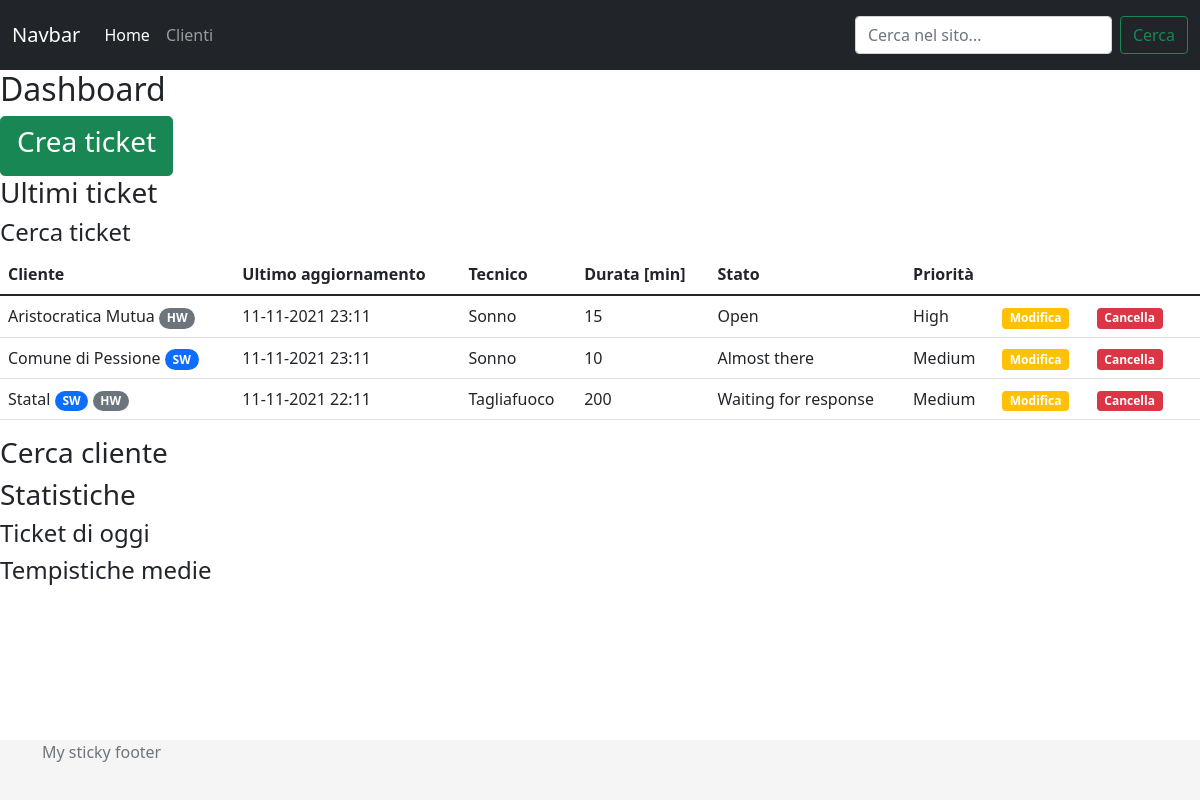
The page / on the database its author committed.
### hotline/models.py (models this page shows, shortened)
class ticket(models.Model):
    customer_id = models.ForeignKey('customer', on_delete=models.PROTECT)
    technician_id = models.ForeignKey('technician', on_delete=models.PROTECT)
    products = models.ManyToManyField('product', blank=True)
    title = models.CharField(max_length=255, blank=True)
    updated_at = models.DateTimeField(auto_now=True)
    notes = models.TextField()
    duration = models.IntegerField()
    status_id = models.ForeignKey('status', default='1', on_delete=models.PROTECT)
    priority_id = models.ForeignKey('priority', default='1', on_delete=models.PROTECT)
    created_at = models.DateTimeField(auto_now_add=True)
    order_number = models.IntegerField(null=True, blank=True)

class customer(models.Model):
    name = models.CharField(max_length=255)
    reference = models.CharField(max_length=255)
    address = models.CharField(max_length=255, null=True, blank=True)
    phone = models.CharField(max_length=255, null=True, blank=True)
    sw_contract = BooleanField(default=False)
    hw_contract = BooleanField(default=False)
    def __str__(self):
        return self.name

class technician(models.Model):
    first_name = models.CharField(max_length=50)
    last_name = models.CharField(max_length=50)
    department_id = ForeignKey('department', on_delete=models.PROTECT)
    def __str__(self):
        return self.last_name

class status(models.Model):
    STATUS_COLORS = [
        ('red', 'Red'),
        ('orange', 'Orange'),
        ('yellow', 'Yellow'),
        ('green', 'Green'),
    ]
    name = models.CharField(max_length=50, default='pending')
    color = models.CharField(max_length=50, default='red', choices=STATUS_COLORS)
    def __str__(self):
        return self.name

class priority(models.Model):
    PRIORITY_COLORS = [
        ('red','red'),
        ('orange','orange'),
        ('yellow','yellow'),
        ('green','green')
        ]
    name = models.CharField(max_length=50, default='low')
    color = models.CharField(max_length=50, default='green', choices=PRIORITY_COLORS)
    def __str__(self):
        return self.name

### hotline/views.py (the view)
# urls.py: path('', views.dashboard, name='home'),
def dashboard(request):
    tickets = ticket.objects.all().order_by('-updated_at')
    customers = customer.objects.all()
    technicians = technician.objects.all()
    context = {
        'tickets': tickets,
        'customers': customers,
        'technicians': technicians
    }
    return render(request, 'hotline/dashboard.html', context)

### hotline/templates/hotline/dashboard.html
{% extends 'hotline/home.html' %}
{% block content %}
<h2>Dashboard</h2>
<a href="{% url 'new_ticket' %}" class="btn btn-success btn-lg"><h3>Crea ticket</h3></a>
<h3>Ultimi ticket</h3>
<h4>Cerca ticket</h4>
<table class="table table-responsive">
    <thead class="thead dark">
        <tr>
            <th scope="col">Cliente</th>
            <th scope="col">Ultimo aggiornamento</th>
            <th scope="col">Tecnico</th>
            <th scope="col">Durata [min]</th>
            <th scope="col">Stato</th>
            <th scope="col">Priorità</th>
            <th scope="col"></th>
            <th scope="col"></th>
        </tr>
    </thead>
    <tbody>
        {% for ticket in tickets %}
        <tr>
            <td>{{ticket.customer_id}}
                {% if ticket.customer_id.sw_contract == True %}
                <span class="badge rounded-pill bg-primary">SW</span>
                {% endif %}
                {% if ticket.customer_id.hw_contract == True %}
                <span class="badge rounded-pill bg-secondary">HW</span>
                {% endif %}
            </td>
            <td>{{ticket.updated_at|date:"d-m-Y H:m"}}</td>
            <td>{{ticket.technician_id}}</td>
            <td>{{ticket.duration}}</td>
            <td>{{ticket.status_id}}</td>
            <td>{{ticket.priority_id}}</td>
            <td><span class="badge bg-warning"><b>Modifica</b></span></td>
            <td><span class="badge bg-danger"><b>Cancella</b></span></td>
            <td></td>
        </tr>
        {% endfor %}
    </tbody>
</table>
<h3>Cerca cliente</h3>
<h3>Statistiche</h3>
<h4>Ticket di oggi</h4>
<h4>Tempistiche medie</h4>
{% endblock %}

### hotline/templates/hotline/home.html (shortened to what this page needs)
{% load static %}
<!DOCTYPE html>
<html lang="en">
<head>
    <link href="https://cdn.jsdelivr.net/npm/bootstrap@5.1.3/dist/css/bootstrap.min.css" rel="stylesheet">
</head>
<body>
    {% include 'hotline/navbar.html' %}
    {% block content %}
    {% endblock %}
</body>
<footer class="footer">
    {% include 'hotline/footer.html' %}
</footer>
</html>

### hotline/templates/hotline/navbar.html (shortened to what this page needs)
<nav class="navbar navbar-expand-lg navbar-dark bg-dark">
    <div class="container-fluid">
      <a class="navbar-brand" href="{% url 'home' %}">Navbar</a>
      <div class="collapse navbar-collapse" id="navbarText">
        <ul class="navbar-nav me-auto mb-2 mb-lg-0">
          <li class="nav-item">
            <a class="nav-link active" aria-current="page" href="{% url 'home' %}">Home</a>
          </li>
          <li class="nav-item">
            <a class="nav-link" href="#">Clienti</a>
          </li>
        </ul>
        <span class="navbar-text">
            <form class="d-flex">
                <input class="form-control me-2" type="search" placeholder="Cerca nel sito..." aria-label="Search">
                <button class="btn btn-outline-success" type="submit">Cerca</button>
              </form>
        </span>
      </div>
    </div>
  </nav>

### hotline/templates/hotline/footer.html (shortened to what this page needs)
<div class="container">
    <p class="text-muted">My sticky footer</p>
  </div>

### hotline/templates/hotline/footer.html (style rules this page uses)
.footer { position: absolute; bottom: 0; width: 100%; height: 60px; background-color: #f5f5f5; }

### rows shown on the page
ticket: customer_id "Aristocratica Mutua", shows "HW", updated_at "11-11-2021 23:11", technician_id "Sonno", duration "15", status_id "Open", priority_id "High"
ticket: customer_id "Comune di Pessione", shows "SW", updated_at "11-11-2021 23:11", technician_id "Sonno", duration "10", status_id "Almost there", priority_id "Medium"
ticket: customer_id "Statal", shows "SW", shows "HW", updated_at "11-11-2021 22:11", technician_id "Tagliafuoco", duration "200", status_id "Waiting for response", priority_id "Medium"
